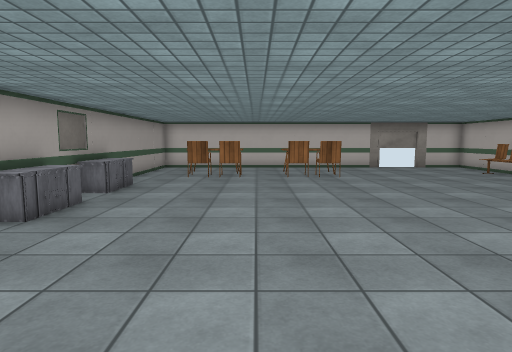
View 1 (above)

12 first-person views from a walk through a Unity game level. The camera is 1.4 m above the floor, tilts 6° down and sees 75° across. Doors are open. The floor is counted in squares, 1 m on a side. Each view is taken from the middle of a square. On the plan, view 1 faces up. The plan holds only what a view shows up to about 15 squares ahead; the rest is blank. The player character is not drawn. Some surface patterns are stand-ins.

View 2
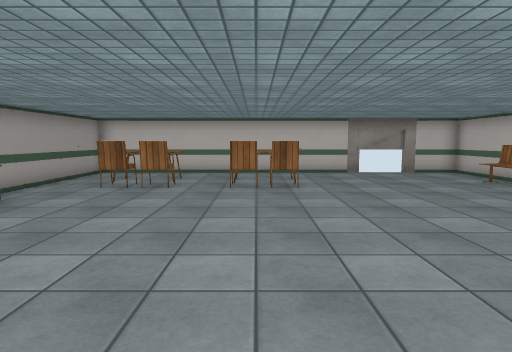

View 3
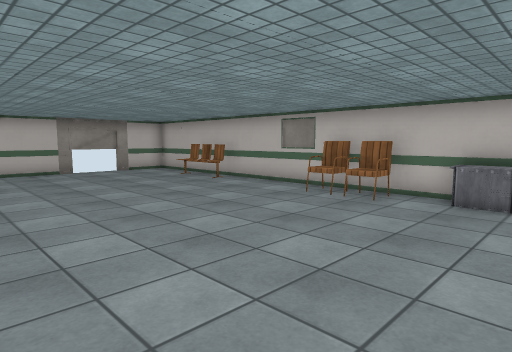

View 4
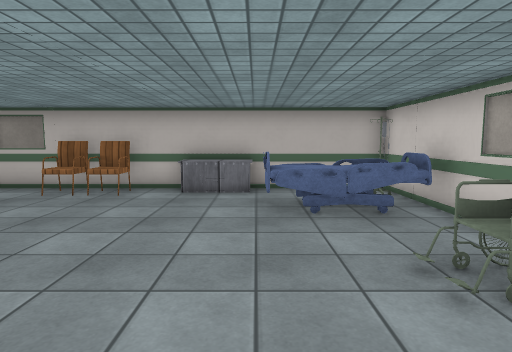

View 5
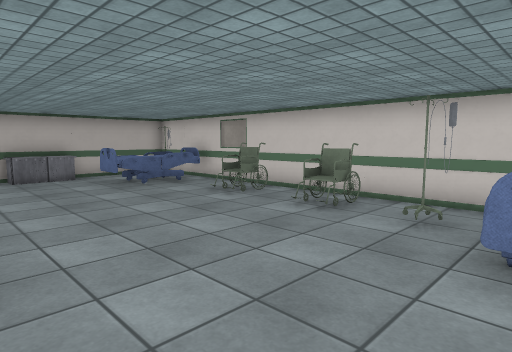

View 6
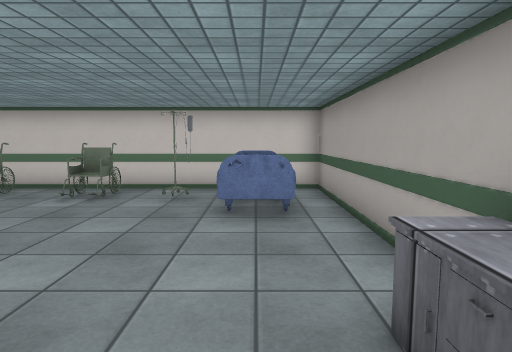

View 7
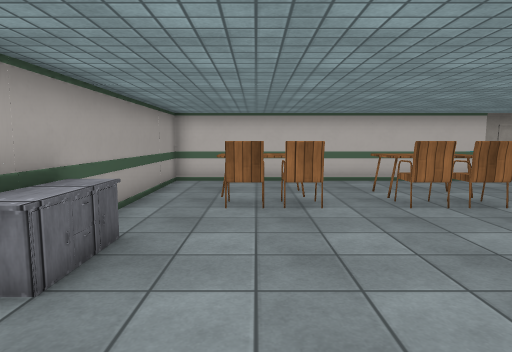

View 8
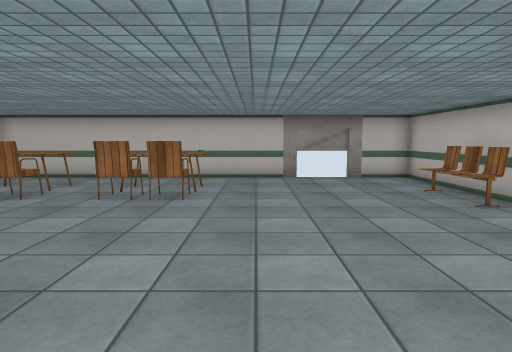

View 9
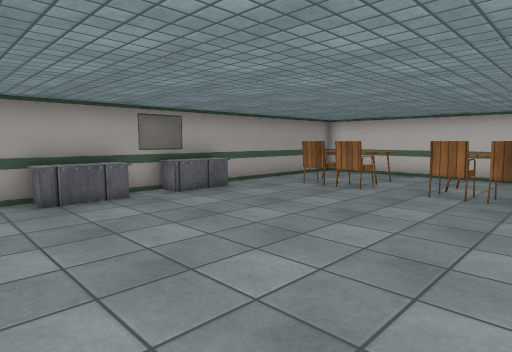

View 10
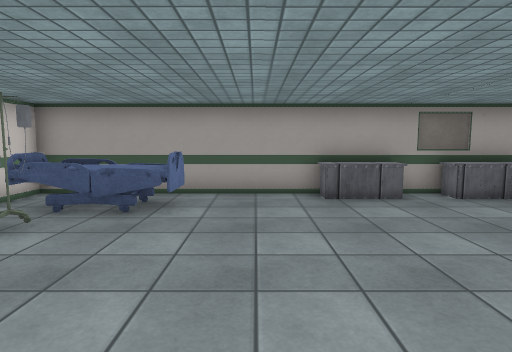

View 11
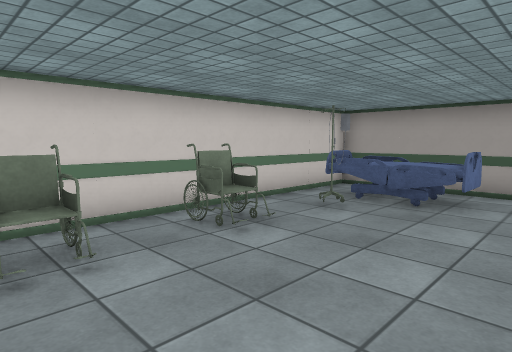

View 12
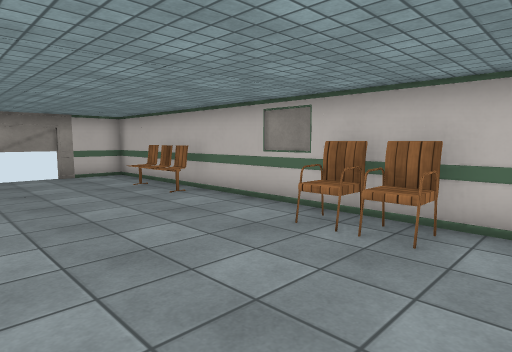

### Floor plan
Key: @ floor where view 1 was taken; # wall or solid block; . floor; D open door; = window, fence, low wall or low ledge; O other object.
Columns run from 5 left of view 1 to 11 right of it. Each row starts with its distance up from view 1.
 18 ############DD###
 17 #...............#
 16 #..O............#
 15 #.###.###.......#
 14 #.###.###......##
 13 #.O#=.##=......##
 12 #..............##
 11 ##..............#
 10 #=..............#
  9 ##..............#
  8 #O..............#
  7 #=.............=#
  6 #=.............=#
  5 #...............#
  4 #..............O#
  3 #..............=#
  2 ##O#.........=.##
  1 ###=........=####
  0  ##.O@......=##
 -1   #...##.##.=#
 -2   ############

Positions as (right, up) in squares from view 1, and headings:
1: (0, 0), facing up
2: (2, 3), facing up
3: (2, 2), facing up-right
4: (1, 2), facing right
5: (-3, 6), facing down-right
6: (-3, 8), facing down
7: (-2, 6), facing up
8: (5, 5), facing up
9: (4, 4), facing up-left
10: (4, 4), facing left
11: (5, 4), facing down-left
12: (5, 4), facing up-right
